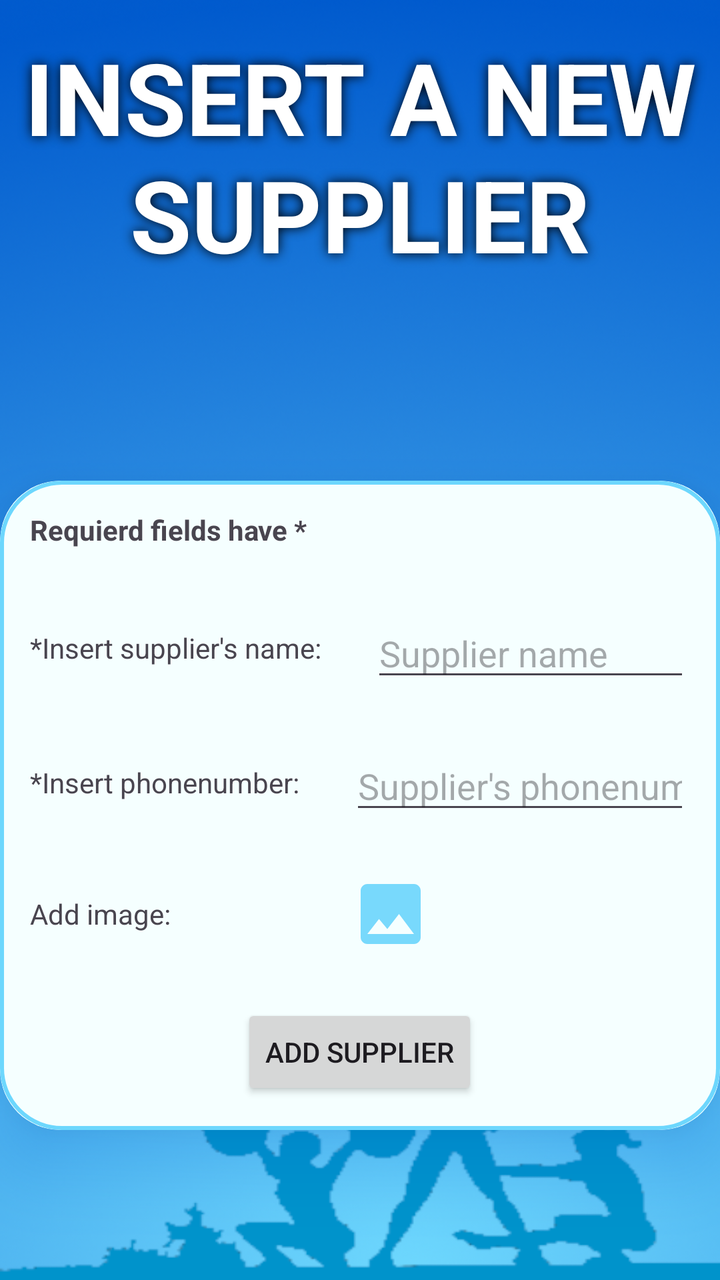
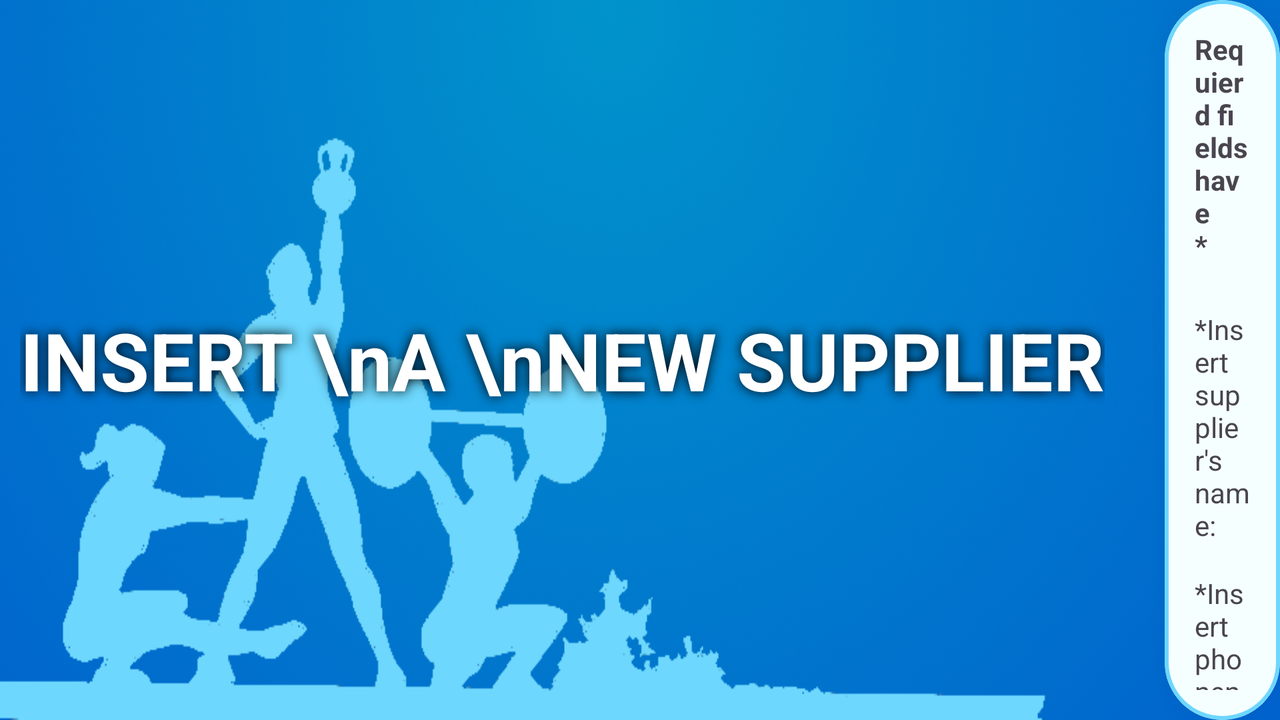

Two renders of one Android screen. The first uses the default layout on a phone; the second uses the alternative layout the repository ships for a different screen configuration, on a matching device. The two XML files are below.
<!-- AndroidManifest.xml: application theme Theme.SupplementsEshopManagmentSystem -->
<!-- res/layout/fragment_add_new_supplier.xml -->
<?xml version="1.0" encoding="utf-8"?>
<LinearLayout xmlns:android="http://schemas.android.com/apk/res/android"
    xmlns:tools="http://schemas.android.com/tools"
    android:layout_width="match_parent"
    android:layout_height="match_parent"
    xmlns:app="http://schemas.android.com/apk/res-auto"
    tools:context=".addNewSupplierFrag"
    android:background="@drawable/commonback"
    android:orientation="vertical">

    <TextView
        android:layout_width="wrap_content"
        android:layout_height="wrap_content"
        android:text="INSERT A NEW SUPPLIER"
        android:textColor="@color/white"
        android:layout_marginTop="15dp"
        android:textSize="50sp"
        android:textAlignment="center"
        android:shadowRadius="15"
        android:shadowColor="@color/black"
        android:textStyle="bold"/>

    <androidx.cardview.widget.CardView
        android:layout_width="wrap_content"
        android:layout_height="wrap_content"
        app:cardCornerRadius="30dp"
        android:layout_marginTop="100dp"
        android:layout_gravity="center"
        app:cardElevation="20dp"
        android:outlineSpotShadowColor="@color/darkest_blue"
        android:backgroundTint="@color/white_blue">

        <LinearLayout
            android:layout_width="match_parent"
            android:layout_height="match_parent"
            android:padding="15dp"
            android:orientation="vertical"
            android:background="@drawable/lavender_border">

            <TextView
                android:id="@+id/textView4"
                android:layout_width="wrap_content"
                android:layout_height="wrap_content"
                android:text="Requierd fields have *"
                android:textStyle="bold"
                android:layout_marginBottom="30dp"/>

            <LinearLayout
                android:layout_width="wrap_content"
                android:layout_height="wrap_content">
                <TextView
                    android:id="@+id/textView"
                    android:layout_width="wrap_content"
                    android:layout_height="wrap_content"
                    android:layout_marginTop="10dp"
                    android:text="*Insert supplier's name:" />

                <EditText
                    android:layout_gravity="start"
                    android:id="@+id/supplierName"
                    android:layout_width="wrap_content"
                    android:layout_height="wrap_content"
                    android:layout_marginLeft="25dp"
                    android:ems="10"
                    android:hint="Supplier name"
                    android:inputType="text"
                    android:text="" />
            </LinearLayout>


            <LinearLayout
                android:layout_width="wrap_content"
                android:layout_height="wrap_content"
                android:layout_marginTop="25dp">
                <TextView
                    android:layout_gravity="center"
                    android:id="@+id/textView2"
                    android:layout_width="wrap_content"
                    android:layout_height="wrap_content"
                    android:text="*Insert phonenumber:" />

                <EditText
                    android:id="@+id/supPhone"
                    android:layout_width="wrap_content"
                    android:layout_height="wrap_content"
                    android:layout_gravity="start"
                    android:layout_marginLeft="25dp"
                    android:ems="10"
                    android:hint="Supplier's phonenumber"
                    android:inputType="phone"
                    android:text="" />
            </LinearLayout>


            <LinearLayout
                android:id="@+id/supplierImageContainer"
                android:layout_width="wrap_content"
                android:layout_height="wrap_content"
                android:layout_marginTop="25dp">

                <TextView
                    android:layout_gravity="center"
                    android:id="@+id/textView3"
                    android:layout_width="wrap_content"
                    android:layout_height="wrap_content"
                    android:text="Add image:"/>

                <ImageButton
                    android:id="@+id/supplierImageButton"
                    android:layout_width="wrap_content"
                    android:layout_height="wrap_content"
                    android:src="@drawable/baseline_image_24"
                    android:layout_marginLeft="90dp"
                    android:background="@color/transparent"
                    />

            </LinearLayout>

            <Button
                android:layout_gravity="center"
                android:id="@+id/addNewSupplier"
                android:layout_width="wrap_content"
                android:layout_height="wrap_content"
                android:text="ADD SUPPLIER"
                android:layout_marginTop="25dp" />
        </LinearLayout>

    </androidx.cardview.widget.CardView>

</LinearLayout>
<!-- resources referenced by this layout -->
<resources>
  <color name="black">#FF000000</color>
  <color name="darkest_blue">#005acd</color>
  <color name="transparent">#00FFFFFF</color>
  <color name="white">#FFFFFF</color>
  <color name="white_blue">#f5ffff</color>
  <!-- drawable baseline_image_24 (drawable) -->
  <vector android:height="40dp" android:tint="#78D9FC"
      android:viewportHeight="24" android:viewportWidth="24"
      android:width="40dp" xmlns:android="http://schemas.android.com/apk/res/android">
      <path android:fillColor="@android:color/white" android:pathData="M21,19V5c0,-1.1 -0.9,-2 -2,-2H5c-1.1,0 -2,0.9 -2,2v14c0,1.1 0.9,2 2,2h14c1.1,0 2,-0.9 2,-2zM8.5,13.5l2.5,3.01L14.5,12l4.5,6H5l3.5,-4.5z"/>
  </vector>
  <!-- drawable commonback: png bitmap (drawable, 251994 bytes) -->
  <!-- drawable lavender_border (drawable) -->
  <?xml version="1.0" encoding="utf-8"?>
  <shape xmlns:android="http://schemas.android.com/apk/res/android"
      android:shape="rectangle">
  
      <stroke
          android:width="2dp"
          android:color="@color/mid_blue"/>
  
      <corners
          android:radius="30dp"/>
  
  </shape>
  <style name="Theme.SupplementsEshopManagmentSystem" parent="Base.Theme.SupplementsEshopManagmentSystem" />
  <color name="mid_blue">#6dd7fd</color>
  <style name="Base.Theme.SupplementsEshopManagmentSystem" parent="Theme.Material3.DayNight.NoActionBar">
          <item name="colorPrimary">@color/darkest_blue</item>
          <item name="colorPrimaryVariant">@color/darkest_blue</item>
      </style>
</resources>
<!-- res/layout-land/fragment_add_new_supplier.xml (the author's variant of the layout above) -->
<!-- drawn on the phone turned sideways -->
<?xml version="1.0" encoding="utf-8"?>
<LinearLayout xmlns:android="http://schemas.android.com/apk/res/android"
    xmlns:tools="http://schemas.android.com/tools"
    android:layout_width="match_parent"
    android:layout_height="match_parent"
    xmlns:app="http://schemas.android.com/apk/res-auto"
    tools:context=".addNewSupplierFrag"
    android:background="@drawable/commonbackland"
    android:orientation="horizontal">

    <TextView
        android:layout_width="wrap_content"
        android:layout_height="wrap_content"
        android:text="INSERT \nA \nNEW SUPPLIER"
        android:layout_gravity="center"
        android:textColor="@color/white"
        android:layout_marginLeft="10dp"
        android:layout_marginRight="30dp"
        android:textSize="40sp"
        android:textAlignment="center"
        android:shadowRadius="15"
        android:shadowColor="@color/black"
        android:textStyle="bold"/>

    <androidx.cardview.widget.CardView
        android:layout_width="wrap_content"
        android:layout_height="wrap_content"
        app:cardCornerRadius="30dp"
        android:layout_gravity="center"
        app:cardElevation="20dp"
        android:outlineSpotShadowColor="@color/darkest_blue"
        android:backgroundTint="@color/white_blue">

        <LinearLayout
            android:layout_width="match_parent"
            android:layout_height="match_parent"
            android:padding="15dp"
            android:orientation="vertical"
            android:background="@drawable/lavender_border">

            <TextView
                android:id="@+id/textView4"
                android:layout_width="wrap_content"
                android:layout_height="wrap_content"
                android:text="Requierd fields have *"
                android:textStyle="bold"
                android:layout_marginBottom="15dp"/>

            <LinearLayout
                android:layout_width="wrap_content"
                android:layout_height="wrap_content">
                <TextView
                    android:id="@+id/textView"
                    android:layout_width="wrap_content"
                    android:layout_height="wrap_content"
                    android:layout_marginTop="8dp"
                    android:text="*Insert supplier's name:" />

                <EditText
                    android:layout_gravity="start"
                    android:id="@+id/supplierName"
                    android:layout_width="wrap_content"
                    android:layout_height="wrap_content"
                    android:layout_marginLeft="25dp"
                    android:ems="10"
                    android:hint="Supplier name"
                    android:inputType="text"
                    android:text="" />
            </LinearLayout>


            <LinearLayout
                android:layout_width="wrap_content"
                android:layout_height="wrap_content"
                android:layout_marginTop="15dp">
                <TextView
                    android:layout_gravity="center"
                    android:id="@+id/textView2"
                    android:layout_width="wrap_content"
                    android:layout_height="wrap_content"
                    android:text="*Insert phonenumber:" />

                <EditText
                    android:id="@+id/supPhone"
                    android:layout_width="wrap_content"
                    android:layout_height="wrap_content"
                    android:layout_gravity="start"
                    android:layout_marginLeft="25dp"
                    android:ems="10"
                    android:hint="Supplier's phonenumber"
                    android:inputType="phone"
                    android:text="" />
            </LinearLayout>

            <LinearLayout
                android:id="@+id/supplierImageContainer"
                android:layout_width="wrap_content"
                android:layout_height="wrap_content"
                android:layout_marginTop="15dp">

                <TextView
                    android:layout_gravity="center"
                    android:id="@+id/textView3"
                    android:layout_width="wrap_content"
                    android:layout_height="wrap_content"
                    android:text="Add image:"/>

                <ImageButton
                    android:id="@+id/supplierImageButton"
                    android:layout_width="wrap_content"
                    android:layout_height="wrap_content"
                    android:src="@drawable/baseline_image_24"
                    android:layout_marginLeft="90dp"
                    android:background="@color/transparent"
                    />

            </LinearLayout>

            <Button
                android:layout_gravity="center"
                android:id="@+id/addNewSupplier"
                android:layout_width="wrap_content"
                android:layout_height="wrap_content"
                android:text="ADD SUPPLIER"
                android:layout_marginTop="15dp" />
        </LinearLayout>

    </androidx.cardview.widget.CardView>

</LinearLayout>
<!-- resources referenced by the variant -->
<!-- as the phone turned sideways resolves them -->
<resources>
  <color name="black">#FF000000</color>
  <color name="darkest_blue">#005acd</color>
  <color name="transparent">#00FFFFFF</color>
  <color name="white">#FFFFFF</color>
  <color name="white_blue">#f5ffff</color>
  <!-- drawable baseline_image_24 (drawable) -->
  <vector android:height="40dp" android:tint="#78D9FC"
      android:viewportHeight="24" android:viewportWidth="24"
      android:width="40dp" xmlns:android="http://schemas.android.com/apk/res/android">
      <path android:fillColor="@android:color/white" android:pathData="M21,19V5c0,-1.1 -0.9,-2 -2,-2H5c-1.1,0 -2,0.9 -2,2v14c0,1.1 0.9,2 2,2h14c1.1,0 2,-0.9 2,-2zM8.5,13.5l2.5,3.01L14.5,12l4.5,6H5l3.5,-4.5z"/>
  </vector>
  <!-- drawable commonbackland: png bitmap (drawable, 239354 bytes) -->
  <!-- drawable lavender_border (drawable) -->
  <?xml version="1.0" encoding="utf-8"?>
  <shape xmlns:android="http://schemas.android.com/apk/res/android"
      android:shape="rectangle">
  
      <stroke
          android:width="2dp"
          android:color="@color/mid_blue"/>
  
      <corners
          android:radius="30dp"/>
  
  </shape>
  <style name="Theme.SupplementsEshopManagmentSystem" parent="Base.Theme.SupplementsEshopManagmentSystem" />
  <color name="mid_blue">#6dd7fd</color>
  <style name="Base.Theme.SupplementsEshopManagmentSystem" parent="Theme.Material3.DayNight.NoActionBar">
          <item name="colorPrimary">@color/darkest_blue</item>
          <item name="colorPrimaryVariant">@color/darkest_blue</item>
      </style>
</resources>
